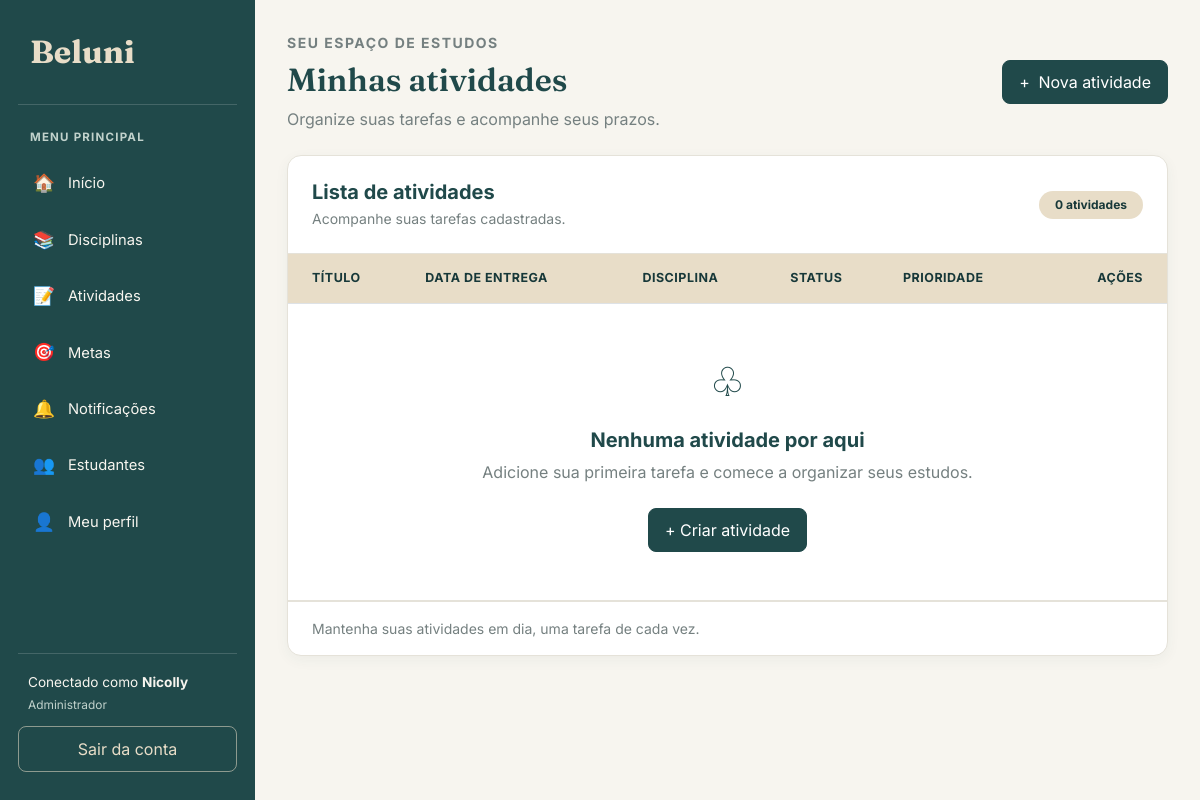
Before: /atividades/ (signed in) with the older database file.
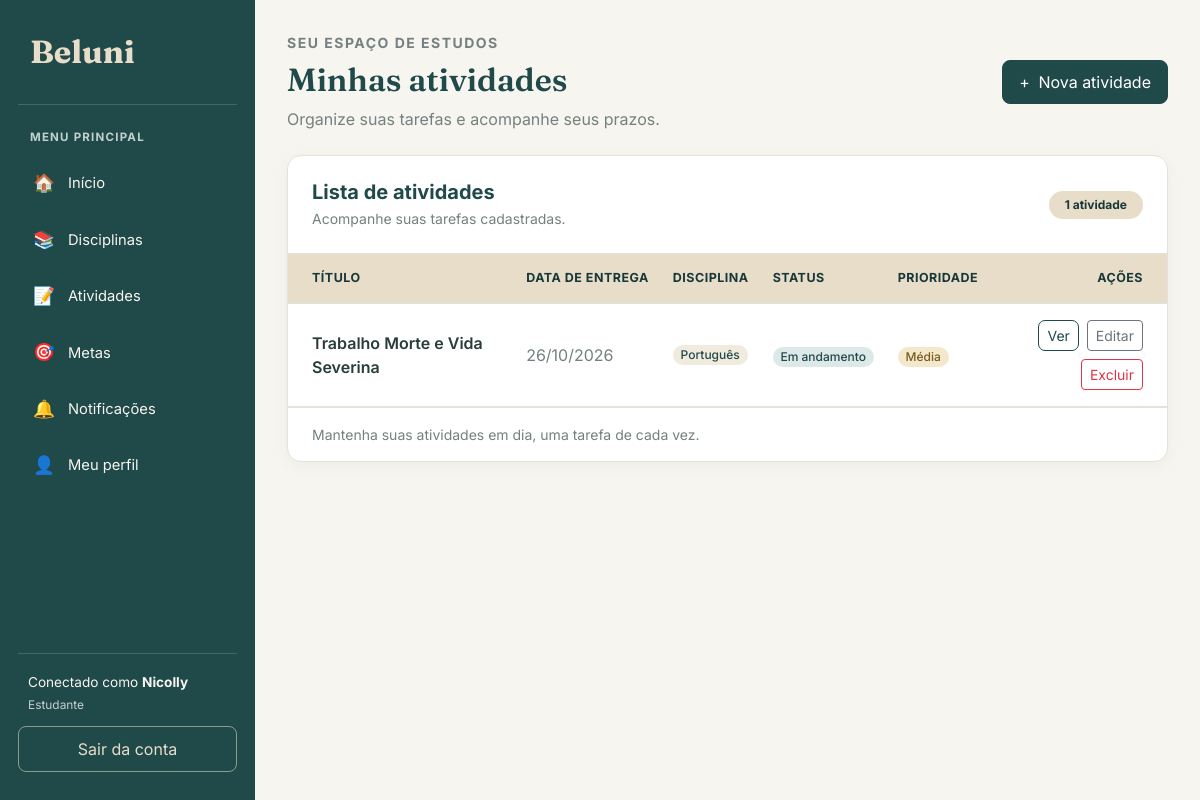
After: the same page with the newer database file.
### atividade/models.py (models this page shows, shortened)
class Atividade(models.Model):
    titulo = models.CharField(max_length=100)
    data = models.DateField()
    detalhamento_atividade = models.CharField(max_length=255)
    status = models.CharField(max_length=50)
    prioridade = models.CharField(max_length=50)
    pontuacao = models.FloatField()
    disciplinas = models.ManyToManyField(
        Disciplina,
        through="AtividadeInterdisciplinar",
        related_name="atividades"
    )

### disciplinas/models.py (models this page shows, shortened)
class Disciplina(models.Model):
    nomedisciplina = models.CharField(max_length=100)
    estudante = models.ForeignKey(
        'estudante.Estudante',
        on_delete=models.CASCADE
    )

### atividade/views.py (the view)
# urls.py: path('', views.listar_atividades, name='listar_atividades'),
@login_required
@permission_required('atividade.view_atividade')
def listar_atividades(request):
    estudante = obter_estudante(request.user)
    atividades = (
        atividades_do_estudante(estudante)
        .prefetch_related('disciplinas')
    )
    return render(
        request,
        'atividade/listar.html',
        {'atividades': atividades}
    )

### atividade/views.py (called while the page is built)
def obter_estudante(usuario):
    return get_object_or_404(
        Estudante,
        pk=usuario.pk
    )

def atividades_do_estudante(estudante):
    return Atividade.objects.filter(
        disciplinas__estudante=estudante
    ).distinct()

### atividade/templates/atividade/listar.html (shortened to what this page needs)
{% extends 'base.html' %}
{% block conteudo %}
<div class="d-flex flex-wrap justify-content-between align-items-center gap-3 mb-4">
    <div>
        <p class="text-uppercase small fw-bold mb-2"
           style="color: #758080; letter-spacing: 1.5px;">
            SEU ESPAÇO DE ESTUDOS
        </p>
        <h1 class="titulo-pagina mb-2">Minhas atividades</h1>
        <p class="text-secondary mb-0">
            Organize suas tarefas e acompanhe seus prazos.
        </p>
    </div>
    <a href="{% url 'criar_atividade' %}" class="btn btn-primary">
        <span class="me-1">+</span> Nova atividade
    </a>
</div>
<div class="card">
    <div class="card-body p-0">
        <div class="d-flex flex-wrap justify-content-between align-items-center gap-2 p-4"
             style="border-bottom: 1px solid #E5E2D9;">
            <div>
                <h5 class="mb-1 fw-bold" style="color: #20494A;">
                    Lista de atividades
                </h5>
                <p class="text-secondary small mb-0">
                    Acompanhe suas tarefas cadastradas.
                </p>
            </div>
            <span class="badge rounded-pill px-3 py-2"
                  style="background-color: #E8DDC8; color: #173839;">
                {{ atividades|length }}
                {% if atividades|length == 1 %}
                    atividade
                {% else %}
                    atividades
                {% endif %}
            </span>
        </div>
        <div class="table-responsive">
            <table class="table table-hover align-middle mb-0">
                <thead>
                    <tr>
                        <th class="ps-4">Título</th>
                        <th>Data de entrega</th>
                        <th>Disciplina</th>
                        <th>Status</th>
                        <th>Prioridade</th>
                        <th class="text-end pe-4">Ações</th>
                    </tr>
                </thead>
                <tbody>
                    {% for atividade in atividades %}
                    <tr>
                        <td class="ps-4">
                            <span class="fw-semibold" style="color: #293B3B;">
                                {{ atividade.titulo }}
                            </span>
                        </td>
                        <td>
                            <span class="text-secondary">
                                {{ atividade.data|date:"d/m/Y" }}
                            </span>
                        </td>
                        <td>
                            {% for disciplina in atividade.disciplinas.all %}
                                <span class="badge rounded-pill fw-medium mb-1"
                                      style="background-color: #F1EBDD; color: #20494A;">
                                    {{ disciplina.nomedisciplina }}
                                </span>
                            {% empty %}
                                <span class="text-secondary small">
                                    Sem disciplina
                                </span>
                            {% endfor %}
                        </td>
                        <td>
                            {% if atividade.status == 'concluida' %}
                                <span class="badge rounded-pill fw-medium"
                                      style="background-color: #DCECE2; color: #285C42;">
                                    Concluída
                                </span>
                            {% elif atividade.status == 'em_andamento' %}
                                <span class="badge rounded-pill fw-medium"
                                      style="background-color: #DCE9E8; color: #20494A;">
                                    Em andamento
                                </span>
                            {% else %}
                                <span class="badge rounded-pill fw-medium"
                                      style="background-color: #F4E8CC; color: #795A20;">
                                    Pendente
                                </span>
                            {% endif %}
                        </td>
                        <td>
                            {% if atividade.prioridade == 'alta' %}
                                <span class="badge rounded-pill fw-medium"
                                      style="background-color: #F4DEDA; color: #963F34;">
                                    Alta
                                </span>
                            {% elif atividade.prioridade == 'media' %}
                                <span class="badge rounded-pill fw-medium"
                                      style="background-color: #F4E8CC; color: #795A20;">
                                    Média
                                </span>
                            {% else %}
                                <span class="badge rounded-pill fw-medium"
                                      style="background-color: #DCE9E8; color: #20494A;">
                                    Baixa
                                </span>
                            {% endif %}
                        </td>
                        <td class="text-end pe-4">
                            <div class="d-flex flex-wrap justify-content-end gap-2">
                                <a href="{% url 'detalhar_atividade' atividade.id %}"
                                   class="btn btn-sm btn-outline-primary">
                                    Ver
                                </a>
                                <a href="{% url 'editar_atividade' atividade.id %}"
                                   class="btn btn-sm btn-outline-secondary">
                                    Editar
                                </a>
                                <a href="{% url 'excluir_atividade' atividade.id %}"
                                   class="btn btn-sm btn-outline-danger">
                                    Excluir
                                </a>
                            </div>
                        </td>
                    </tr>
                    {% empty %}
                    <tr>
                        <td colspan="6" class="text-center py-5 px-3">
                            <div class="mb-3">
                                <span style="font-size: 2.5rem; color: #20494A;">
                                    ♧
                                </span>
                            </div>
                            <h5 class="fw-bold mb-2" style="color: #20494A;">
                                Nenhuma atividade por aqui
                            </h5>
                            <p class="text-secondary mb-4">
                                Adicione sua primeira tarefa e comece a organizar seus estudos.
                            </p>
                            <a href="{% url 'criar_atividade' %}"
                               class="btn btn-primary">
                                + Criar atividade
                            </a>
                        </td>
                    </tr>
                    {% endfor %}
                </tbody>
            </table>
        </div>
        <div class="px-4 py-3 small text-secondary"
             style="border-top: 1px solid #E5E2D9;">
            Mantenha suas atividades em dia, uma tarefa de cada vez.
        </div>
    </div>
</div>
{% endblock %}

### templates/base.html (shortened to what this page needs)
{% load static %}
<!DOCTYPE html>
<html lang="pt-br">
<head>
    <link
        href="https://cdn.jsdelivr.net/npm/bootstrap@5.3.3/dist/css/bootstrap.min.css"
        rel="stylesheet"
    >
</head>
<body>
    <aside class="sidebar" id="sidebar">
        <a class="sidebar-brand" href="{% url 'inicio' %}">
            Beluni
        </a>
        <div class="sidebar-label">Menu principal</div>
        <ul class="sidebar-nav">
            <li>
                <a class="menu-link" href="{% url 'inicio' %}">
                    <span class="menu-icone">🏠</span>
                    Início
                </a>
            </li>
            <li>
                <a class="menu-link" href="{% url 'listar_disciplinas' %}">
                    <span class="menu-icone">📚</span>
                    Disciplinas
                </a>
            </li>
            <li>
                <a class="menu-link" href="{% url 'listar_atividades' %}">
                    <span class="menu-icone">📝</span>
                    Atividades
                </a>
            </li>
            <li>
                <a class="menu-link" href="{% url 'listar_metas' %}">
                    <span class="menu-icone">🎯</span>
                    Metas
                </a>
            </li>
            <li>
                <a class="menu-link" href="{% url 'notificacao:listar_notificacoes' %}">
                    <span class="menu-icone">🔔</span>
                    Notificações
                </a>
            </li>
            {% if perms.estudante.view_estudante %}
            <li>
                <a class="menu-link" href="{% url 'listar_estudantes' %}">
                    <span class="menu-icone">👥</span>
                    Estudantes
                </a>
            </li>
            {% endif %}
            <li>
                <a class="menu-link" href="{% url 'meu_perfil' %}">
                    <span class="menu-icone">👤</span>
                    Meu perfil
                </a>
            </li>
        </ul>
        <div class="sidebar-rodape">
            {% if request.user.is_authenticated %}
            <div class="usuario-info">
                Conectado como
                <strong>{{ request.user.first_name|default:request.user.username }}</strong>
                {% if request.user.is_superuser %}
                    <small>Administrador</small>
                {% elif perms.estudante.view_estudante %}
                    <small>Administrador</small>
                {% else %}
                    <small>Estudante</small>
                {% endif %}
            </div>
            <a class="btn-sair" href="{% url 'logout_estudante' %}">
                Sair da conta
            </a>
            {% endif %}
        </div>
    </aside>
    <main class="main-content">
        <div class="conteudo">
            {% block conteudo %}
            {% endblock %}
        </div>
    </main>
</body>
</html>

### templates/base.html (style rules this page uses)
:root { --beluni-petroleo: #20494A; --beluni-petroleo-escuro: #173839; --beluni-petroleo-claro: #326564; --beluni-areia: #E8DDC8; --beluni-fundo: #F7F5EF; --beluni-branco: #FFFFFF; --beluni-texto: #293B3B; --beluni-secundario: #758080; --beluni-borda: #E5E2D9; }
* { box-sizing: border-box; }
body { margin: 0; background-color: var(--beluni-fundo); color: var(--beluni-texto); font-family: 'Inter', sans-serif; }
.sidebar { position: fixed; top: 0; left: 0; bottom: 0; width: 255px; background-color: var(--beluni-petroleo); color: var(--beluni-branco); display: flex; flex-direction: column; padding: 28px 18px; overflow-y: auto; z-index: 1030; }
.sidebar-brand { display: block; color: var(--beluni-areia); text-decoration: none; font-family: 'Fraunces', serif; font-size: 2rem; font-weight: 700; padding: 0 12px 28px; border-bottom: 1px solid rgba(255, 255, 255, 0.16); margin-bottom: 24px; }
.sidebar-label { color: #C1D2CC; font-size: 0.72rem; text-transform: uppercase; font-weight: 700; letter-spacing: 1.2px; padding: 0 12px; margin-bottom: 12px; }
.sidebar-nav { list-style: none; padding: 0; margin: 0; }
.sidebar-nav li { margin-bottom: 6px; }
.menu-link { display: flex; align-items: center; gap: 12px; color: #F7F5EF; text-decoration: none; padding: 12px 14px; border-radius: 9px; font-size: 0.92rem; transition: background-color 0.2s, color 0.2s; }
.menu-icone { width: 24px; text-align: center; font-size: 1.1rem; }
.sidebar-rodape { margin-top: auto; padding-top: 24px; }
.usuario-info { border-top: 1px solid rgba(255, 255, 255, 0.16); padding: 18px 10px 12px; color: #F7F5EF; font-size: 0.85rem; overflow-wrap: anywhere; }
.usuario-info small { display: block; color: #C1D2CC; margin-top: 4px; }
.btn-sair { display: block; text-align: center; text-decoration: none; color: var(--beluni-areia); border: 1px solid rgba(232, 221, 200, 0.55); border-radius: 8px; padding: 10px; transition: background-color 0.2s; }
.main-content { margin-left: 255px; min-height: 100vh; padding: 32px; }
.conteudo { width: 100%; max-width: 1600px; margin: 0 auto; }
.titulo-pagina { color: var(--beluni-petroleo); font-family: 'Fraunces', serif; font-size: 2rem; font-weight: 600; margin-bottom: 24px; }
.card { background-color: var(--beluni-branco); border: 1px solid var(--beluni-borda); border-radius: 14px; box-shadow: 0 4px 14px rgba(32, 73, 74, 0.05); }
.table { color: var(--beluni-texto); }
.table thead th { background-color: var(--beluni-areia); color: var(--beluni-petroleo-escuro); font-size: 0.78rem; font-weight: 700; padding: 15px 12px; text-transform: uppercase; letter-spacing: 0.5px; white-space: nowrap; }
.table td { padding: 16px 12px; border-color: var(--beluni-borda); }
.btn-primary { background-color: var(--beluni-petroleo); border-color: var(--beluni-petroleo); border-radius: 8px; padding: 9px 16px; }
.btn-outline-primary { color: var(--beluni-petroleo); border-color: var(--beluni-petroleo); border-radius: 7px; }
.text-secondary { color: var(--beluni-secundario) !important; }

Changed rows visible on the page:
added Atividade: titulo "Trabalho Morte e Vida Severina", data "26/10/2026", status "Em andamento", prioridade "Média"
added Disciplina: nomedisciplina "Português"
Other visible differences:
{{ atividades|length }}: "0" → "1"
text no longer shown: "👥 Estudantes Administrador atividades ♧ Nenhuma atividade por aqui Adicione sua primeira tarefa e comece a organizar seus estudos. + Criar atividade"
text now shown: "Estudante atividade"
